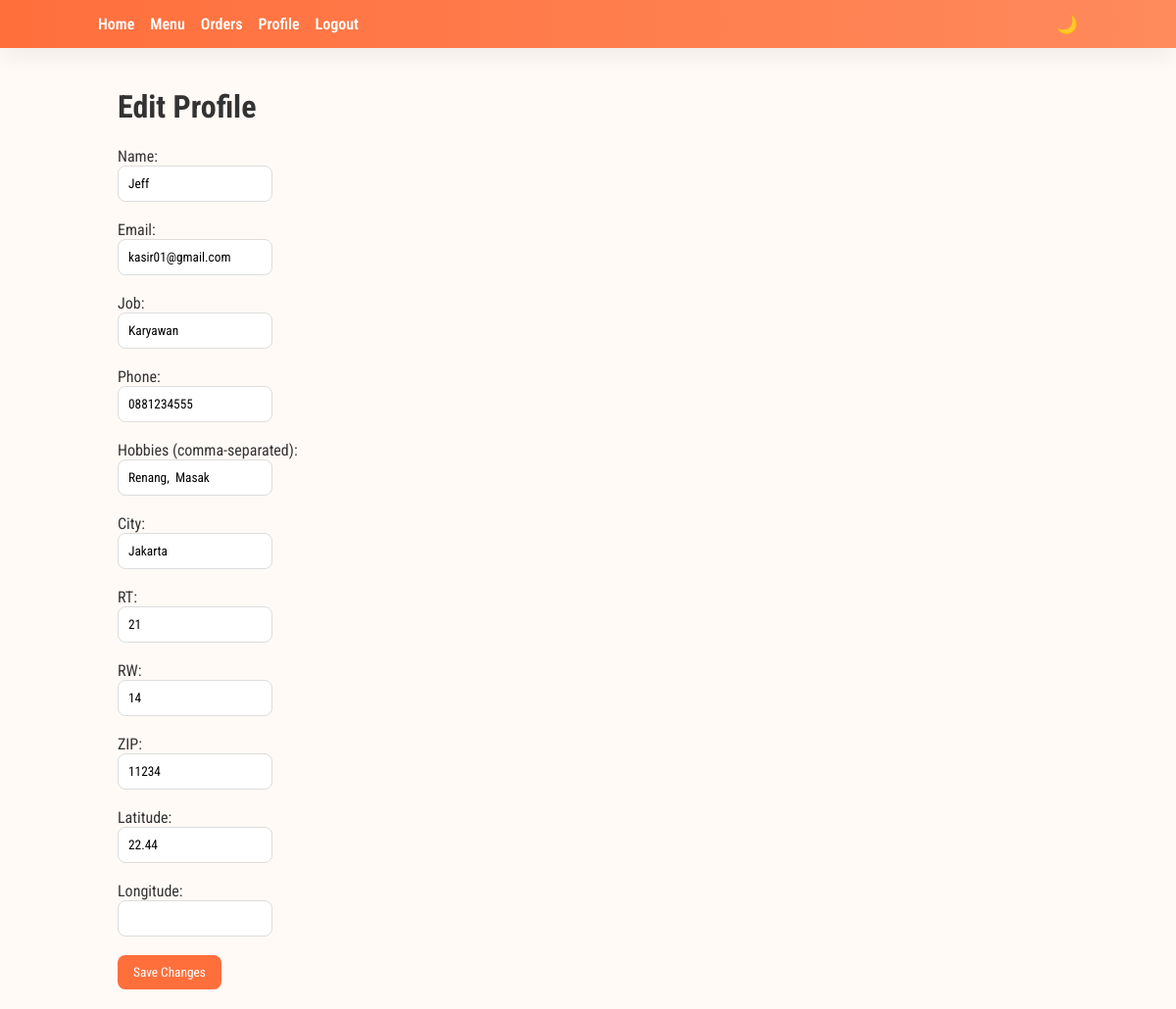
The app's page /edit_profile (signed in) with its own data.
### user_database_sqlite.py (models this page shows)
class User(Base):
    __tablename__ = "users"
    id = Column(Integer, primary_key=True, autoincrement=True)
    user_id = Column(String, unique=True, nullable=False)
    password = Column(String, nullable=False)
    email = Column(String, unique=True, nullable=False)
    name = Column(String, nullable=False)
    gender = Column(String, nullable=False)
    age = Column(Integer, nullable=False)
    job = Column(String)
    hobby = Column(String)
    city = Column(String)
    rt = Column(String)
    rw = Column(String)
    zip = Column(String)
    latitude = Column(String)
    longitude = Column(String)
    phone = Column(String)

### app.py (the view, shortened to what this page needs)
@app.route("/edit_profile", methods=["GET","POST"])
def edit_profile():
    if "user_id" not in session:
        return redirect(url_for("login"))
    user_id = session["user_id"]
    user = get_user_by_userid(user_id)
    msg = None
    return render_template("edit_profile.html", user=user, msg=msg)

### user_database_sqlite.py (called while the page is built)
def get_user_by_userid(user_id):
    session = SessionLocal()
    user = session.query(User).filter(User.user_id == user_id).first()
    session.close()
    if not user:
        return None
    user_dict = user.__dict__.copy()
    user_dict.pop("_sa_instance_state", None)
    user_dict.pop("password", None)
    return user_dict

### templates/edit_profile.html (shortened to what this page needs)
{% extends "base.html" %} {% block title %}Edit Profile{% endblock %} {% block
content %}
<h1>Edit Profile</h1>
<form method="post">
  Name: <br />
  <input name="name" value="{{ user.name }}" /><br /><br />
  Email: <br />
  <input name="email" value="{{ user.email }}" /><br /><br />
  Job: <br />
  <input name="job" value="{{ user.job }}" /><br /><br />
  Phone: <br />
  <input name="phone" value="{{ user.phone }}" /><br /><br />
  Hobbies (comma-separated): <br />
  <input
    type="text"
    name="hobby"
    value="{{ user.hobby | default('') | replace(',', ', ') }}"
  /><br /><br />
  City: <br />
  <input name="city" value="{{ user.city }}" /><br /><br />
  RT: <br />
  <input name="rt" value="{{ user.rt }}" /><br /><br />
  RW: <br />
  <input name="rw" value="{{ user.rw }}" /><br /><br />
  ZIP: <br />
  <input name="zip" value="{{ user.zip }}" /><br /><br />
  Latitude: <br />
  <input name="latitude" value="{{ user.latitude }}" /><br /><br />
  Longitude: <br />
  <input name="longitude" value="{{ user.longidute }}" /><br /><br />
  <button type="submit">Save Changes</button>
</form>
{% endblock %}

### static/style.css (style rules this page uses)
:root { --primary: #ff6f3c; --primary-dark: #e65a1c; --bg: #fffaf6; --card: #ffffff; --text: #333; --muted: #777; --shadow: 0 8px 24px rgba(0, 0, 0, 0.06); }
* { box-sizing: border-box; font-family: "Roboto Condensed", sans-serif; transition: all 0.2s ease; }
body { margin: 0; background: var(--bg); color: var(--text); }
input, select, textarea { padding: 10px; border-radius: 8px; border: 1px solid #ddd; }
button, input[type="submit"] { background: var(--primary); color: white; border: none; padding: 10px 16px; border-radius: 8px; cursor: pointer; }

### records on screen
User: name "Jeff", email "kasir01@gmail.com", job "Karyawan", phone "0881234555", hobby "Renang, Masak", city "Jakarta", rt "21", rw "14", zip "11234", latitude "22.44"
